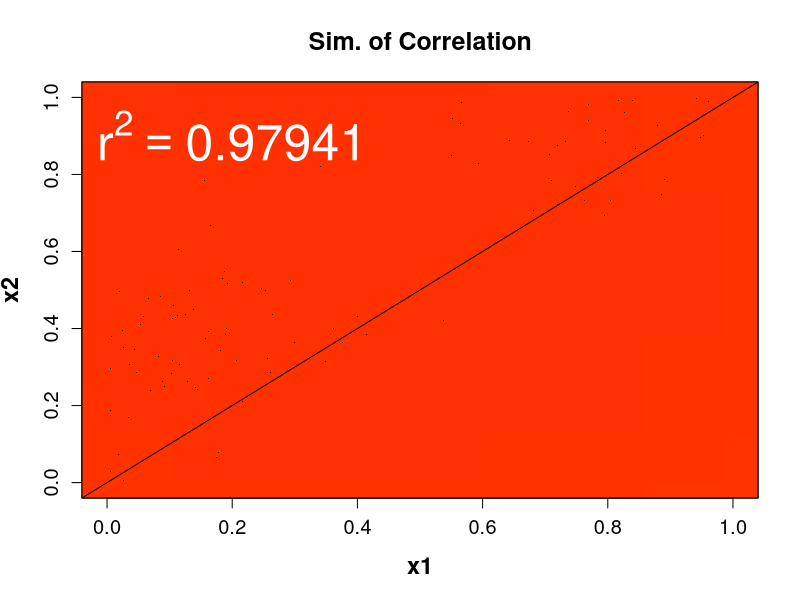
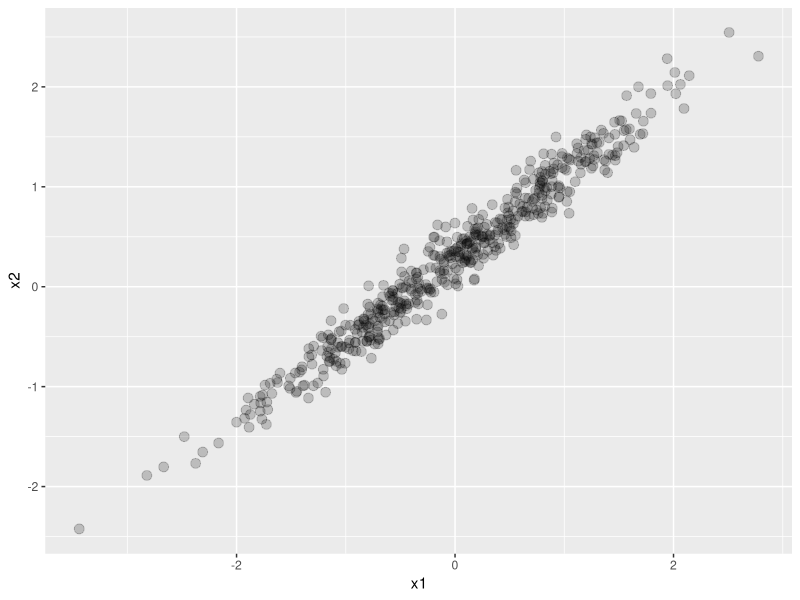

Here is the R script that generated these plots, in order:
#!/usr/bin/env Rscript
# this script does what?
# exploring Brad Duthie stuff
# to wit: https://stirlingcodingclub.github.io/simulating_data/index.html
# trying to do smmothscatter plots and work them out.

# I'm sort of getting expected resutls here ...
# though I'm not sure
library(ggplot2)
library(Cairo)


# this is your typical correlation sinulation. Firs we start with the predictor variable x1
rho <- 0.83
x1  <- rnorm(500, mean = 0, sd = 1)
# x1  <- 1:10000

# OK the depedent variable, this is a stdanrd way to do it.
# x2  <- (rho * x1) + sqrt(1 - rho*rho) * rnorm(n = N, mean = 0, sd = 1);
# amounts to:
rho2 <- rho*rho # come sto .09 in this case
sq1mr <- sqrt(1-rho2) # square root of 1 minus rho squared, comes to .95 in this case
# x2  <- (rho * x1) + sqrt(1 - rho*rho) * rnorm(N)
x2  <- (rho * x1) + sq1mr*rnorm(length(x1), .5, .3)

# despite this cofident pre-setting of correlation, it's only being pertrubed by normally distributed errors.


Corr<-cor(x2, x1, method = "spearman")
CairoPNG("smpcorr0.png", 800, 800)
smoothScatter(x1, x2, transformation = function(x) x ^ 0.4,
                colramp = colorRampPalette(c("#000099", "#00FEFF", "#45FE4F",
                                             "#FCFF00", "#FF9400", "#FF3100")),
              bandwidth=5,
                xlab = "x1",
                ylab = "x2", xlim=0:1, ylim=0:1,
                font.lab=2, cex.lab=1.4, cex.axis=1.2, cex.main=1.5, main="Sim. of Correlation")
  # abline(lm(preresplot1$avg~preresplot$avg-1))
  # abline(lm(x2 ~ x1-1))
  # abline(a=0, b=1, lty=2)
  abline(a=0, b=1)
  text(bquote(r^2 == .(format(Corr, digits=5))), x=0.2,y=0.9, col = "white", cex = 3)
  dev.off()
df <- data.frame(x1=x1, x2=x2)
CairoPNG("smpcorr1.png", 800, 800)
gp <- ggplot(df, aes(x=x1, y=x2)) +
    geom_point(alpha=.2, size=3)
show(gp)
dev.off()

# scatter plots colorimetrics: I already hit up on it, they end up being symmetrical
